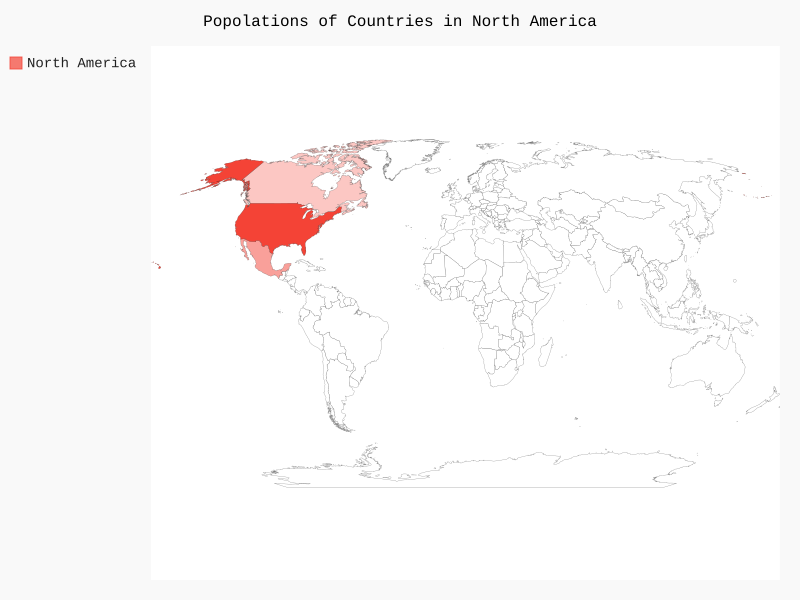

The Python source for this figure:
import pygal

wm = pygal.maps.world.World()
wm.title = "Popolations of Countries in North America"
wm.add('North America', {'ca': 34126000, 'us': 309349000, 'mx': 113423000})

wm.render_to_file('Population/na_populations.svg')
